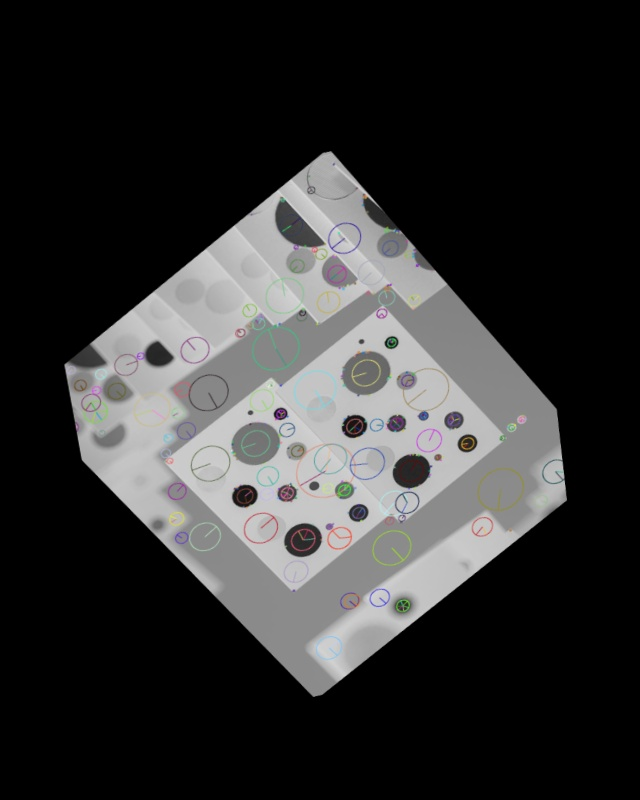
#> input picture feature_detection/images/example-image-transformed.jpg, 640 x 800 px, given in place of the camera
$ python real_time_filters.py
#> lines starting #> are read from the running program, lines starting #| are printed output that depends on the picture
import argparse  # argparse: CLI parser
import cv2  # cv2: OpenCV bindings
import numpy as np  # np: numeric arrays


# Apply convolution to a single-channel image using a manual pixel loop
def apply_convolution(image: np.ndarray, kernel: np.ndarray) -> np.ndarray:
    # kh,kw: kernel height and width
    kh, kw = kernel.shape  # kernel height/width

    # h,w: image height and width
    h, w = image.shape  # image height and width
    pad = kh // 2  # pad: padding size to keep output same size

    padded = np.pad(image.astype(np.float32), ((pad, pad),
                    (pad, pad)), mode='edge')  # padded: padded image
    out = np.zeros_like(image, dtype=np.float32)  # out: accumulator array
    k = np.flipud(np.fliplr(kernel)).astype(
        np.float32)  # k: flipped kernel for convolution

    for y in range(h):
        for x in range(w):
            # region: image patch under kernel
            region = padded[y:y + kh, x:x + kw]
            out[y, x] = np.sum(region * k)

    out = np.clip(out, 0, 255)  # clamp output to [0,255]
    return out.astype(np.uint8)  # return: uint8 image


# Create a side-by-side image for display
def stack_side_by_side(img_a: np.ndarray, img_b: np.ndarray) -> np.ndarray:
    if img_a.ndim == 2:
        a = cv2.cvtColor(img_a, cv2.COLOR_GRAY2BGR)  # convert gray to BGR
    else:
        a = img_a
    if img_b.ndim == 2:
        b = cv2.cvtColor(img_b, cv2.COLOR_GRAY2BGR)  # convert gray to BGR
    else:
        b = img_b
    if a.shape[0] != b.shape[0]:
        h = min(a.shape[0], b.shape[0])  # normalize height
        a = cv2.resize(a, (int(a.shape[1] * h / a.shape[0]), h))
        b = cv2.resize(b, (int(b.shape[1] * h / b.shape[0]), h))
    return np.hstack((a, b))


# Tile multiple filtered images (plus original) into a grid for display
def tile_filters(original: np.ndarray, filtered_map: dict, cols: int = 3) -> np.ndarray:
    names = list(filtered_map.keys())
    imgs = [filtered_map[n] for n in names]
    bgrs = [cv2.cvtColor(im, cv2.COLOR_GRAY2BGR) if im.ndim ==
            2 else im for im in imgs]  # convert each to BGR
    orig_bgr = original if original.ndim == 3 else cv2.cvtColor(
        original, cv2.COLOR_GRAY2BGR)  # original as BGR
    tiles = [orig_bgr] + bgrs
    h = min(t.shape[0] for t in tiles)  # normalize height
    norm = [cv2.resize(t, (int(t.shape[1] * h / t.shape[0]), h))
            for t in tiles]
    labeled = []
    for i, img in enumerate(norm):
        name = 'Original' if i == 0 else names[i - 1]
        out = img.copy()
        cv2.putText(out, name, (10, 25), cv2.FONT_HERSHEY_SIMPLEX,
                    0.8, (0, 255, 0), 2)  # label
        labeled.append(out)
    rows = []
    for r in range(0, len(labeled), cols):
        row_imgs = labeled[r:r + cols]
        if len(row_imgs) < cols:
            for _ in range(cols - len(row_imgs)):
                row_imgs.append(np.zeros_like(row_imgs[0]))
        rows.append(np.hstack(row_imgs))
    grid = np.vstack(rows)
    return grid


# Probe camera indices/backends and return an opened VideoCapture or None
def open_camera(preferred_index=0, max_index=5, try_backends=True):
    cap = cv2.VideoCapture(preferred_index)  # try preferred index
    if cap.isOpened():
        return cap
    for idx in range(0, max_index + 1):
        cap = cv2.VideoCapture(idx)  # try other indices
        if cap.isOpened():
            print(f"Opened camera at index {idx}")
            return cap
    if try_backends and hasattr(cv2, 'CAP_DSHOW'):
        for idx in range(0, max_index + 1):
            cap = cv2.VideoCapture(idx, cv2.CAP_DSHOW)  # try DirectShow
            if cap.isOpened():
                print(f"Opened camera at index {idx} with CAP_DSHOW")
                return cap
        if hasattr(cv2, 'CAP_MSMF'):
            for idx in range(0, max_index + 1):
                # try Media Foundation
                cap = cv2.VideoCapture(idx, cv2.CAP_MSMF)
                if cap.isOpened():
                    print(f"Opened camera at index {idx} with CAP_MSMF")
                    return cap
    return None


def main():
    p = argparse.ArgumentParser()
    p.add_argument('--proc-width', type=int, default=320,
                   help='width in pixels to downscale frames for processing (speeds up convolution)')
    p.add_argument('--manual', action='store_true',
                   help='use the manual Python convolution implementation (slower)')
    p.add_argument('--filter', type=str, default='box',
                   help='name of the filter to show in single-view (box, gaussian, sobel_h, sobel_v, sharpen, emboss)')
    args = p.parse_args()

    # Define kernels
    box = (1.0 / 9.0) * np.array([[1, 1, 1],
                                  [1, 1, 1], [1, 1, 1]], dtype=np.float32)
    gaussian = (1.0 / 16.0) * \
        np.array([[1, 2, 1], [2, 4, 2], [1, 2, 1]], dtype=np.float32)
    sobel_h = np.array([[-1, -2, -1], [0, 0, 0], [1, 2, 1]], dtype=np.float32)
    sobel_v = np.array([[-1, 0, 1], [-2, 0, 2], [-1, 0, 1]], dtype=np.float32)
    sharpen = np.array([[0, -1, 0], [-1, 5, -1], [0, -1, 0]], dtype=np.float32)
    emboss = np.array([[-2, -1, 0], [-1, 1, 1], [0, 1, 2]], dtype=np.float32)

    # initial filter selection
    filters = {
        'box': box,
        'gaussian': gaussian,
        'sobel_h': sobel_h,
        'sobel_v': sobel_v,
        'sharpen': sharpen,
        'emboss': emboss,
    }
    filter_names = list(filters.keys())
    # determine which filter to show in single-view; validate CLI value
    if args.filter not in filters:
        print(
            f"Warning: requested filter '{args.filter}' not found. Falling back to 'box'. Available: {', '.join(filter_names)}")
        current_idx = 0
    else:
        current_idx = filter_names.index(args.filter)

    cap = open_camera(preferred_index=0, max_index=5, try_backends=True)
    if cap is None:
        return

    show_all = True
    while True:
        ret, frame = cap.read()
#> frame is the input picture: shape (800, 640, 3); mean B, G, R 49.9, 50, 50
        if not ret:
            print("WARNING: failed to read frame")
            break

        gray = cv2.cvtColor(frame, cv2.COLOR_BGR2GRAY)
        # downscale for processing to speed up convolution
        orig_h, orig_w = gray.shape
#> orig_h = 800; orig_w = 640
        proc_w = int(min(args.proc_width, orig_w))
#> proc_w = 320
        scale = proc_w / float(orig_w) if orig_w > 0 else 1.0
#> scale = 0.5
        if scale < 1.0:
            proc_h = int(orig_h * scale)
#> proc_h = 400
            gray_proc = cv2.resize(
                gray, (proc_w, proc_h), interpolation=cv2.INTER_AREA)
        else:
            gray_proc = gray

        # Compute only the needed filtered images to save time
        filtered_map = {}
        if show_all:
            for name, kernel in filters.items():
                if args.manual:
                    # manual Python implementation (slower)
                    f = apply_convolution(gray_proc, kernel)
                else:
                    # use OpenCV's optimized filter2D for speed
                    f = cv2.filter2D(gray_proc, -1, kernel)
                filtered_map[name] = f
#> this loop made 6 passes
#> pass 1, in main, `f = cv2.filter2D(gray_proc, -1, kernel)`:
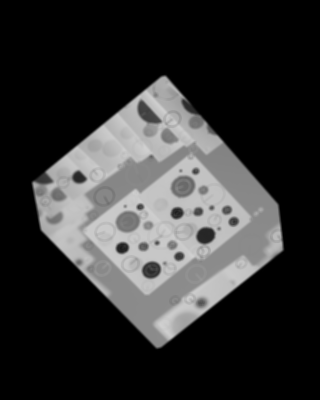
#> f: shape (400, 320); min 0, max 209, mean 50
#> pass 3, in main, `f = cv2.filter2D(gray_proc, -1, kernel)`:
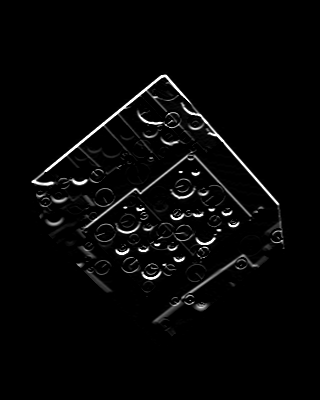
#> f: shape (400, 320); min 0, max 255, mean 6.8
#> after the loop, filtered_map = 6 items

        # Always compute the currently selected filter for single view
        if filter_names[current_idx] not in filtered_map:
            if args.manual:
                filtered = apply_convolution(
                    gray_proc, filters[filter_names[current_idx]])
            else:
                filtered = cv2.filter2D(
                    gray_proc, -1, filters[filter_names[current_idx]])
        else:
            filtered = filtered_map[filter_names[current_idx]]

        # For Sobel, scale result for visibility (abs and normalize)
        if filter_names[current_idx] in ('sobel_h', 'sobel_v'):
            filtered = cv2.convertScaleAbs(filtered)

        if show_all:
            # upsample filtered_map images to a reasonable display size (use half height)
            display_map = {k: cv2.resize(v, (int(orig_w * 0.5), int(orig_h * 0.5)),
                                         interpolation=cv2.INTER_LINEAR) for k, v in filtered_map.items()}
#> display_map = 6 items
            side = tile_filters(frame, display_map, cols=3)
#> in tile_filters, `names = list(filtered_map.keys())`: names = ['box', 'gaussian', 'sobel_h', 'sobel_v', 'sharpen', 'emboss']
#> in tile_filters, `imgs = [filtered_map[n] for n in names]`: imgs = 6 items
#> in tile_filters, `tiles = [orig_bgr] + bgrs`: tiles = 7 items
#> in tile_filters, `h = min(t.shape[0] for t in tiles)`: h = 400
#> in tile_filters, `norm = [cv2.resize(t, (int(t.shape[1] * h / t.shape[0]), h)) for t in ..`: norm = 7 items
#> the loop in tile_filters, `for i, img in enumerate(norm):` made 7 passes
#> after the loop in tile_filters, `for i, img in enumerate(norm):`:
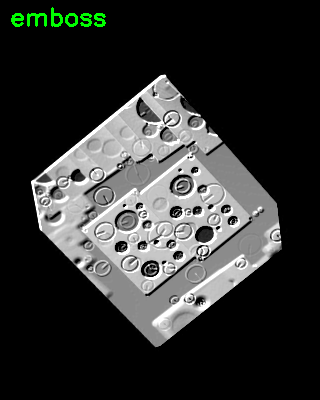
#> out: shape (400, 320, 3); mean of channels 0, 1, 2 49.8, 51.3, 49.8; drawn as B, G, R
#> the loop in tile_filters, `for r in range(0, len(labeled), cols):` made 3 passes
#> r on passes 2 to 3: 3, 6
#> after the loop in tile_filters, `for r in range(0, len(labeled), cols):`: rows = 3 items
#> in tile_filters, `grid = np.vstack(rows)`:
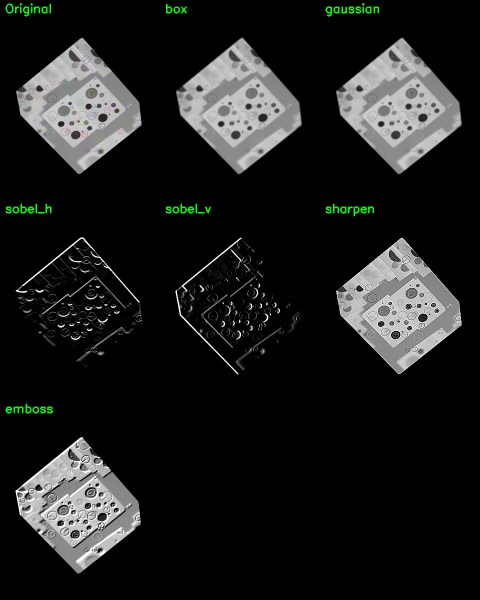
#> grid: shape (1200, 960, 3) (shown at 1/2 size); mean of channels 0, 1, 2 29.3, 30.3, 29.3; drawn as B, G, R
        else:
            # upsample filtered to original frame size for side-by-side display
            filtered_disp = cv2.resize(
                filtered, (orig_w, orig_h), interpolation=cv2.INTER_LINEAR)
            side = stack_side_by_side(frame, filtered_disp)
            label = f"Filter: {filter_names[current_idx]}"
            cv2.putText(side, label, (10, 30),
                        cv2.FONT_HERSHEY_SIMPLEX, 1.0, (0, 255, 0), 2)

        win_name = 'Original | Filtered'
        cv2.imshow(win_name, side)

        key = cv2.waitKey(1) & 0xFF
#> (key q is pressed here)
        # If the user closed the window using the window manager, exit loop
        try:
            if cv2.getWindowProperty(win_name, cv2.WND_PROP_VISIBLE) < 1:
                # If user closed the single-view window, toggle to all-filters view instead of exiting
                if not show_all:
                    show_all = True
                    # continue loop to open the tiled view
                    continue
                else:
                    break
        except Exception:
            # If getWindowProperty is unsupported on some builds, ignore
            pass
        if key == ord('q'):
            break
        elif key == ord('a'):
            show_all = not show_all

    cap.release()
    cv2.destroyAllWindows()


if __name__ == '__main__':
    main()
